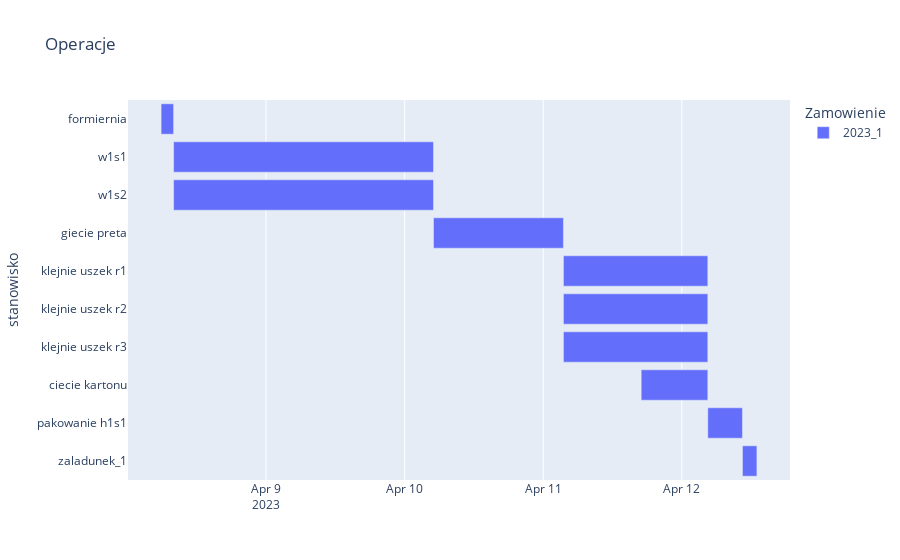

Notebook source saved alongside this figure:
### Code cell
fig = px.timeline(tabela_operacje, x_start="Start", x_end="End", y="stanowisko", color="Zamowienie",title="Operacje", hover_data=["Produkt", "Czas operacji", "Ilosc"])
# fig.update_yaxes(autorange="reversed")
# fig.add_vline(dt(2023,4,9,13), line_width=3, line_dash="dash", line_color="green")
fig.show()

### Figure 1 — Plotly figure (JSON) as saved in the notebook; plotly's stock layout.template omitted (floating-point values rounded to 4 significant figures)
{"data": [{"alignmentgroup": "True", "base": ["2023-04-12T10:30:00", "2023-04-12T04:30:00", "2023-04-11T16:57:41.538462", "2023-04-11T03:30:00", "2023-04-11T03:30:00", "2023-04-11T03:30:00", "2023-04-10T05:00:00", "2023-04-08T08:00:00", "2023-04-08T08:00:00", "2023-04-08T05:50:00"], "customdata": [["Prod_1", "P0DT2H30M0S", ""], ["Prod_1", "P0DT6H0M0S", "1500kpl"], ["Prod_1", "P0DT11H32M18.461538S", "1500kpl"], ["Szklanka late 200ml", "P1DT1H0M0S", "3000szt"], ["Szklanka late 200ml", "P1DT1H0M0S", "3000szt"], ["Szklanka late 200ml", "P1DT1H0M0S", "3000szt"], ["Pret 5mm bezbarwny", "P0DT22H30M0S", "9000szt"], ["Szklanka late 200ml", "P1DT21H0M0S", "3000szt"], ["Szklanka late 200ml", "P1DT21H0M0S", "3000szt"], ["Szklanka late 200ml", "P0DT2H10M0S", "2szt"]], "hovertemplate": "Zamowienie=2023_1<br>Start=%{base}<br>End=%{x}<br>stanowisko=%{y}<br>Produkt=%{customdata[0]}<br>Czas operacji=%{customdata[1]}<br>Ilosc=%{customdata[2]}<extra></extra>", "legendgroup": "2023_1", "marker": {"color": "#636efa", "pattern": {"shape": ""}}, "name": "2023_1", "offsetgroup": "2023_1", "orientation": "h", "showlegend": true, "textposition": "auto", "type": "bar", "x": [9000000, 21600000, 41538461, 90000000, 90000000, 90000000, 81000000, 162000000, 162000000, 7800000], "xaxis": "x", "y": ["zaladunek_1", "pakowanie h1s1", "ciecie kartonu", "klejnie uszek r3", "klejnie uszek r2", "klejnie uszek r1", "giecie preta", "w1s2", "w1s1", "formiernia"], "yaxis": "y"}], "layout": {"barmode": "overlay", "legend": {"title": {"text": "Zamowienie"}, "tracegroupgap": 0}, "title": {"text": "Operacje"}, "xaxis": {"anchor": "y", "domain": [0, 1], "type": "date"}, "yaxis": {"anchor": "x", "domain": [0, 1], "title": {"text": "stanowisko"}}}}
